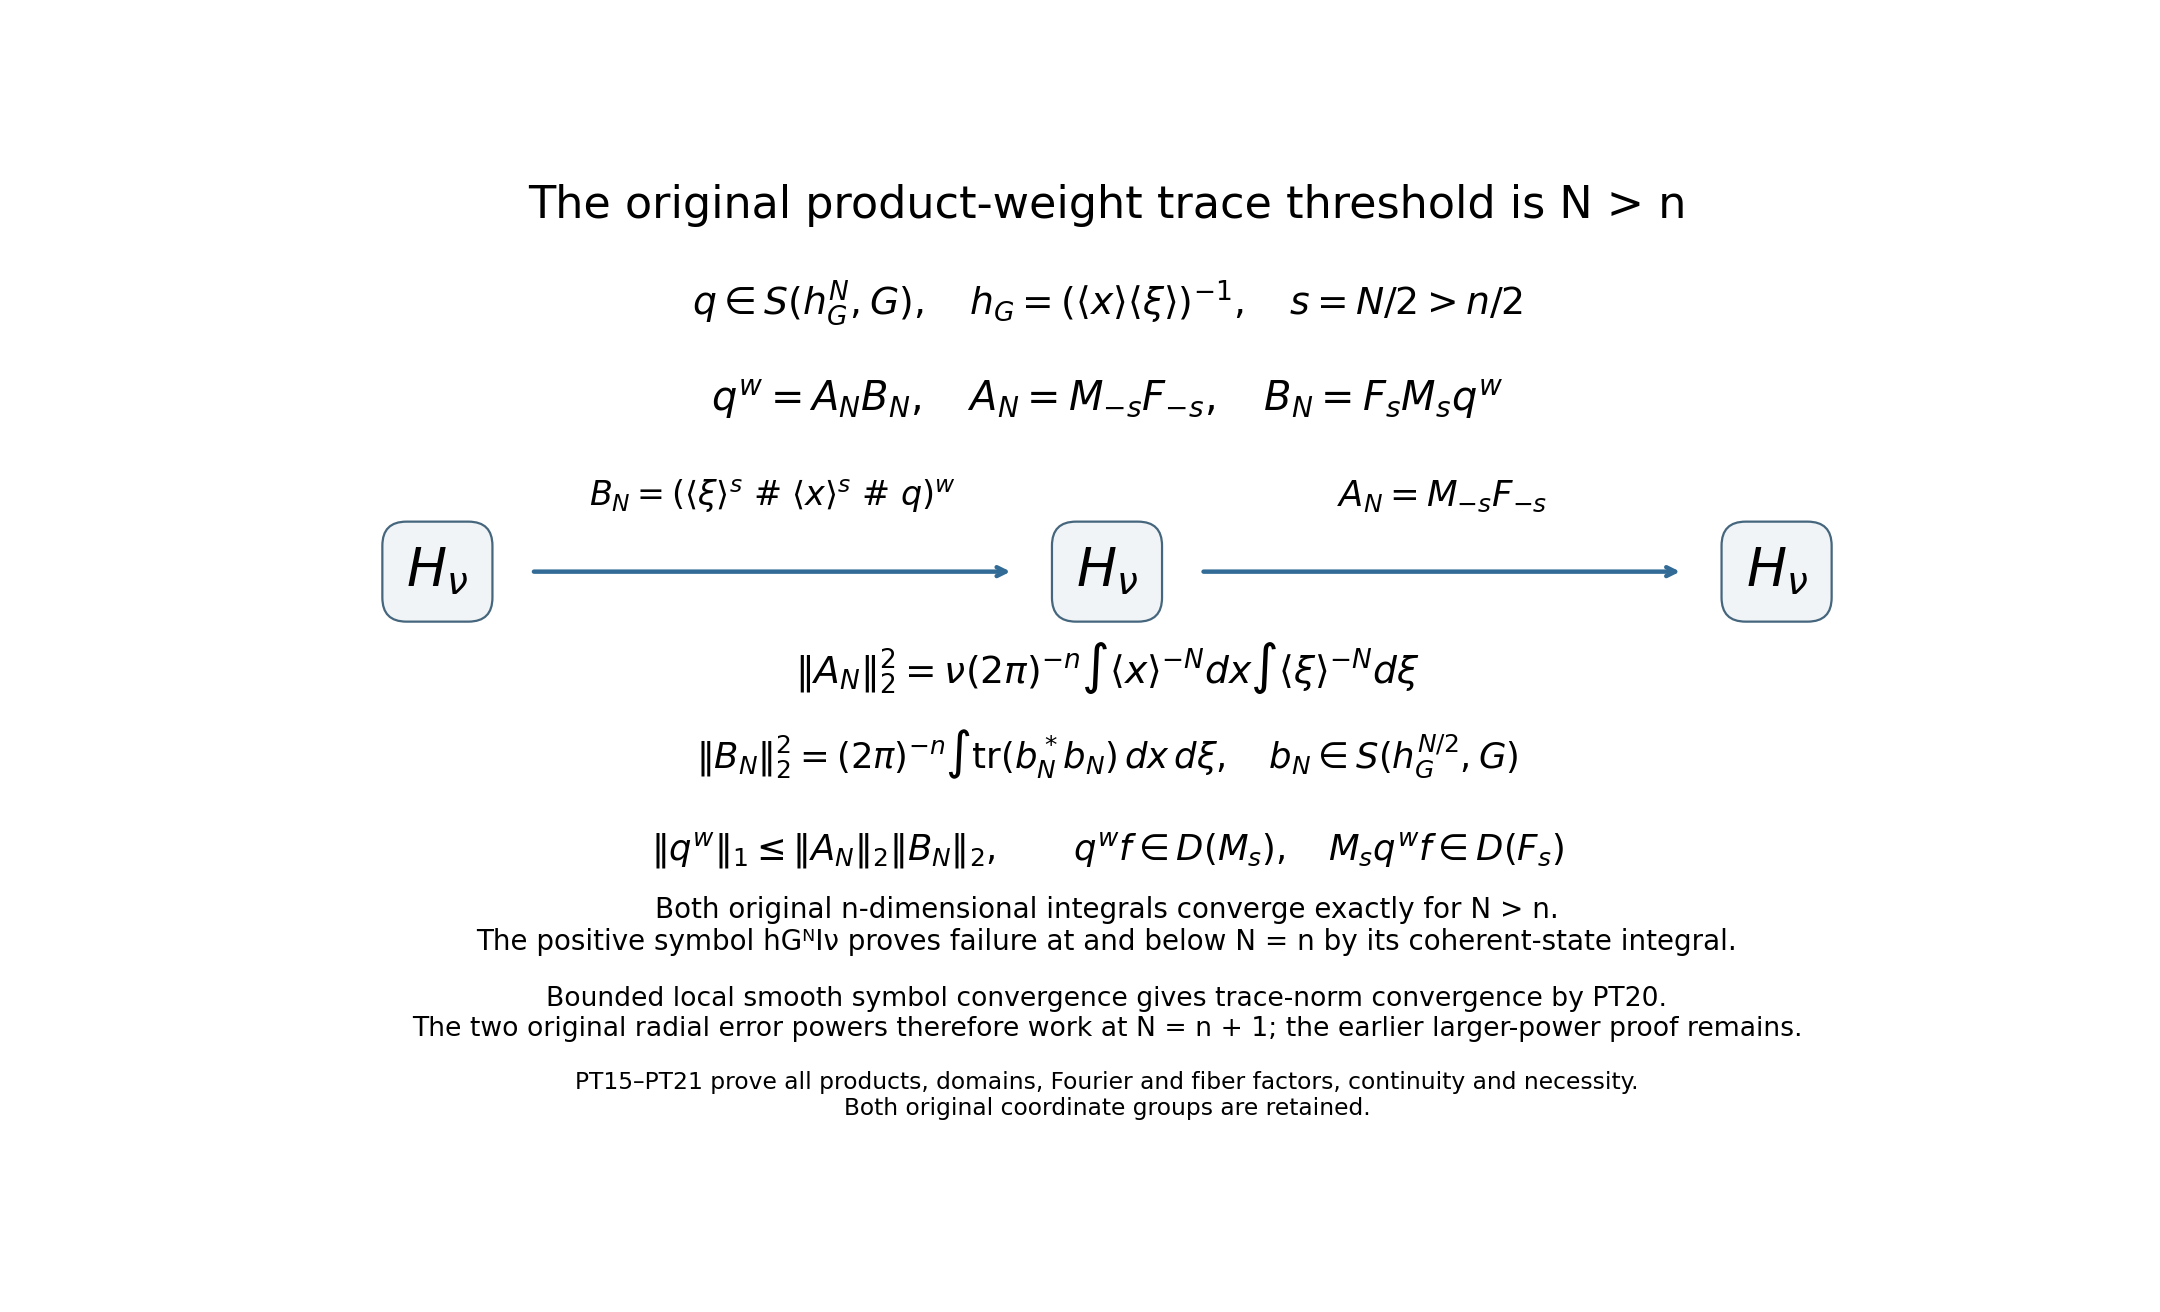

Python code for this plot:
"""Draw the exact ordered product-metric trace factorization in PT15--PT21."""
from pathlib import Path
import matplotlib
matplotlib.use('Agg')
import matplotlib.pyplot as plt
P=Path(__file__).resolve().parent
fig,ax=plt.subplots(figsize=(13.5,8.2))
ax.set(xlim=(0,1),ylim=(0,1));ax.axis('off')
ax.text(.5,.94,'The original product-weight trace threshold is N > n',ha='center',fontsize=20)
ax.text(.5,.845,r'$q\in S(h_G^N,G),\quad h_G=(\langle x\rangle\langle\xi\rangle)^{-1},\quad s=N/2>n/2$',ha='center',fontsize=17)
ax.text(.5,.75,r'$q^w=A_NB_N,\quad A_N=M_{-s}F_{-s},\quad B_N=F_sM_sq^w$',ha='center',fontsize=18)
nodes=[.10,.5,.9]
for x in nodes:ax.text(x,.59,r'$H_\nu$',ha='center',va='center',fontsize=24,bbox=dict(boxstyle='round,pad=.45',fc='#f0f4f7',ec='#45667d'))
for x1,x2 in zip(nodes[:-1],nodes[1:]):ax.annotate('',xy=(x2-.055,.59),xytext=(x1+.055,.59),arrowprops=dict(arrowstyle='->',lw=2,color='#326b96'))
ax.text(.30,.655,r'$B_N=(\langle\xi\rangle^s$ # $\langle x\rangle^s$ # $q)^w$',ha='center',fontsize=15)
ax.text(.70,.655,r'$A_N=M_{-s}F_{-s}$',ha='center',fontsize=16)
ax.text(.5,.48,r'$\|A_N\|_2^2=\nu(2\pi)^{-n}\int\langle x\rangle^{-N}dx\int\langle\xi\rangle^{-N}d\xi$',ha='center',fontsize=17)
ax.text(.5,.395,r'$\|B_N\|_2^2=(2\pi)^{-n}\int\mathrm{tr}(b_N^*b_N)\,dx\,d\xi,\quad b_N\in S(h_G^{N/2},G)$',ha='center',fontsize=16)
ax.text(.5,.305,r'$\|q^w\|_1\leq\|A_N\|_2\|B_N\|_2,\qquad q^wf\in D(M_s),\quad M_sq^wf\in D(F_s)$',ha='center',fontsize=16)
ax.text(.5,.215,'Both original n-dimensional integrals converge exactly for N > n.\nThe positive symbol hGᴺIν proves failure at and below N = n by its coherent-state integral.',ha='center',fontsize=12.5)
ax.text(.5,.13,'Bounded local smooth symbol convergence gives trace-norm convergence by PT20.\nThe two original radial error powers therefore work at N = n + 1; the earlier larger-power proof remains.',ha='center',fontsize=12)
ax.text(.5,.052,'PT15–PT21 prove all products, domains, Fourier and fiber factors, continuity and necessity.\nBoth original coordinate groups are retained.',ha='center',fontsize=10.5)
fig.savefig(P/'product-weight-trace-threshold.svg')
fig.savefig(P/'product-weight-trace-threshold.png',dpi=160)
